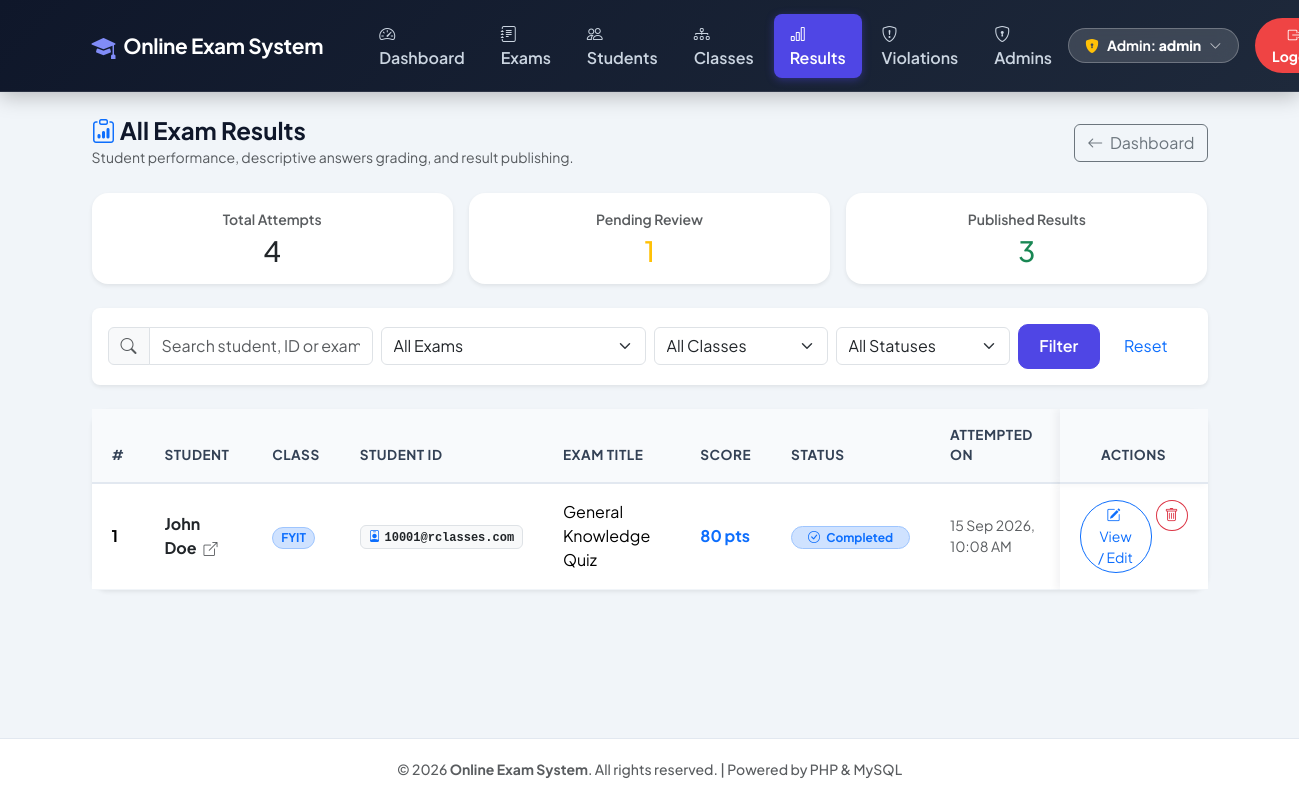
Page /admin/view-results.php?student_id=1 (signed in) on the earlier database version.
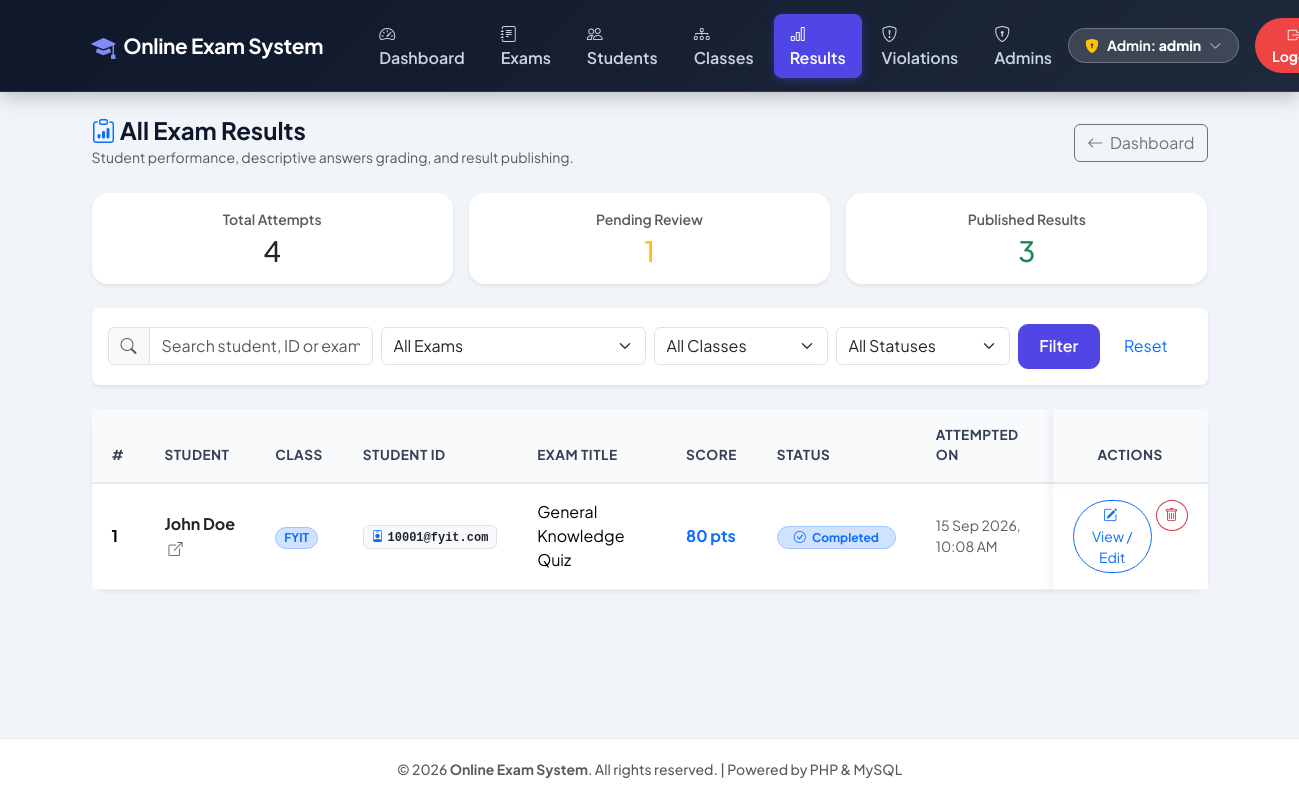
Same page on the later database version.
### tables this page shows
CREATE TABLE IF NOT EXISTS `results` (
    `id`           INT AUTO_INCREMENT PRIMARY KEY,
    `student_id`   INT          NOT NULL,
    `exam_id`      INT          NOT NULL,
    `score`        INT          NOT NULL,
    `status`       VARCHAR(20)  NOT NULL DEFAULT 'published',
    `admin_feedback` TEXT       NULL,
    `attempted_at` DATETIME     NOT NULL DEFAULT CURRENT_TIMESTAMP,
    `evaluated_at` DATETIME     NULL,
    FOREIGN KEY (`student_id`) REFERENCES `students`(`id`) ON DELETE CASCADE,
    FOREIGN KEY (`exam_id`)    REFERENCES `exams`(`id`)    ON DELETE CASCADE
);

CREATE TABLE IF NOT EXISTS `students` (
    `id`       INT AUTO_INCREMENT PRIMARY KEY,
    `name`     VARCHAR(100) NOT NULL,
    `email`    VARCHAR(100) NOT NULL UNIQUE,
    `password` VARCHAR(255) NOT NULL,
    `class_id` INT NULL,
    FOREIGN KEY (`class_id`) REFERENCES `classes`(`id`) ON DELETE SET NULL
);

CREATE TABLE IF NOT EXISTS `classes` (
    `id`          INT AUTO_INCREMENT PRIMARY KEY,
    `name`        VARCHAR(50)  NOT NULL,
    `description` VARCHAR(200) NULL,
    `sort_order`  INT          NOT NULL DEFAULT 0,
    `created_at`  DATETIME     NOT NULL DEFAULT CURRENT_TIMESTAMP,
    UNIQUE KEY `uq_class_name` (`name`)
);

CREATE TABLE IF NOT EXISTS `exams` (
    `id`               INT AUTO_INCREMENT PRIMARY KEY,
    `title`            VARCHAR(150) NOT NULL,
    `duration_minutes` INT          NOT NULL DEFAULT 30,
    `result_mode`      VARCHAR(20)  NOT NULL DEFAULT 'instant',
    `start_at`         DATETIME     NULL,
    `end_at`           DATETIME     NULL
);

### admin/view-results.php (the view, shortened to what the changed rows need)
<?php
include '../includes/header.php';
include '../config/db.php';
$student_filter = (int)($_GET['student_id'] ?? 0);
$where_clauses = [];
$bind_types    = "";
$bind_params   = [];
if ($student_filter > 0) {
    $where_clauses[] = "r.student_id = ?";
    $bind_types .= "i";
    $bind_params[] = $student_filter;
}
$where_sql = !empty($where_clauses) ? "WHERE " . implode(" AND ", $where_clauses) : "";
$sql = "SELECT r.*, s.name AS student_name, s.email, c.name AS class_name,
         e.title AS exam_title,
         (SELECT COUNT(*) FROM questions q WHERE q.exam_id = e.id) AS total_q,
         (SELECT COUNT(*) FROM questions q WHERE q.exam_id = e.id AND q.question_type = 'descriptive') AS desc_q_count
         FROM results r
         JOIN students s ON r.student_id = s.id
         LEFT JOIN classes c ON s.class_id = c.id
         JOIN exams e ON r.exam_id = e.id
         $where_sql
         ORDER BY r.attempted_at DESC";
$stmt_results = mysqli_prepare($conn, $sql);
$results_list = [];
if ($stmt_results) {
    if (!empty($bind_types) && !empty($bind_params)) {
        mysqli_stmt_bind_param($stmt_results, $bind_types, ...$bind_params);
    }
    mysqli_stmt_execute($stmt_results);
    $res = mysqli_stmt_get_result($stmt_results);
    if ($res) {
        while ($row = mysqli_fetch_assoc($res)) {
            $results_list[] = $row;
        }
    }
}
?>
<div class="card shadow-sm border-0 rounded-4 mb-5">
    <div class="card-body p-0">
        <div class="table-responsive" id="resultsTableResponsive">
            <table class="table custom-table table-sticky-actions align-middle mb-0">
                <thead>
                    <tr>
                        <th class="ps-4">#</th>
                        <th>Student</th>
                        <th>Class</th>
                        <th>Student ID</th>
                        <th>Exam Title</th>
                        <th>Score</th>
                        <th>Status</th>
                        <th>Attempted On</th>
                        <th class="text-center pe-4">Actions</th>
                    </tr>
                </thead>
                <tbody>
                    <?php
                    if (!empty($results_list)):
                        $i = 1;
                        foreach ($results_list as $r):
                            $is_pending = (($r['status'] ?? 'published') === 'pending');
                    ?>
                        <tr>
                            <td class="ps-4 fw-bold"><?php echo $i++; ?></td>
                            <td>
                                <a href="student-profile.php?id=<?php echo $r['student_id']; ?>" class="fw-bold text-dark text-decoration-none">
                                    <?php echo htmlspecialchars($r['student_name']); ?>
                                    <i class="bi bi-box-arrow-up-right ms-1 small text-muted"></i>
                                </a>
                            </td>
                            <td>
                                <?php if (!empty($r['class_name'])): ?>
                                    <span class="badge bg-primary-subtle text-primary border border-primary-subtle rounded-pill px-2 py-1 small">
                                        <?php echo htmlspecialchars($r['class_name']); ?>
                                    </span>
                                <?php else: ?>
                                    <span class="text-muted small">—</span>
                                <?php endif; ?>
                            </td>
                            <td><span class="badge bg-light text-dark border font-monospace"><i class="bi bi-person-badge me-1 text-primary"></i><?php echo htmlspecialchars($r['email']); ?></span></td>
                            <td>
                                <?php echo htmlspecialchars($r['exam_title']); ?>
                            </td>
                            <td>
                                <?php if ($is_pending): ?>
                                    <span class="badge bg-warning-subtle text-warning border border-warning-subtle fw-bold">
                                        Draft: <?php echo $r['score']; ?> pts
                                    </span>
                                <?php else: ?>
                                    <span class="fw-bold fs-6 text-primary">
                                        <?php echo $r['score']; ?> pts
                                    </span>
                                <?php endif; ?>
                            </td>
                            <td>
                                <?php if ($is_pending): ?>
                                    <span class="badge bg-warning text-dark border rounded-pill px-3 py-1 fw-bold">
                                        <i class="bi bi-hourglass-split me-1"></i> Pending Review
                                    </span>
                                <?php else: ?>
                                    <span class="badge bg-primary-subtle text-primary border border-primary-subtle rounded-pill px-3 py-1 fw-bold">
                                        <i class="bi bi-check-circle me-1"></i> Completed
                                    </span>
                                <?php endif; ?>
                            </td>
                            <td class="text-muted small"><?php echo date('d M Y, h:i A', strtotime($r['attempted_at'])); ?></td>
                            <td class="text-center pe-4">
                                <div class="btn-group gap-1">
                                    <button type="button"
                                            class="btn btn-sm <?php echo $is_pending ? 'btn-warning text-dark fw-bold' : 'btn-outline-primary'; ?> rounded-pill px-3"
                                            data-bs-toggle="modal"
                                            data-bs-target="#reviewModal<?php echo $r['id']; ?>"
                                            title="Review Submission & Grade">
                                        <i class="bi bi-pencil-square me-1"></i> <?php echo $is_pending ? 'Review & Grade' : 'View / Edit'; ?>
                                    </button>
                                    <form method="POST" action="view-results.php" style="display:inline;" onsubmit="return confirm('Are you sure you want to delete this result record?');">
                                        <button type="submit" class="btn btn-sm btn-outline-danger rounded-circle" title="Delete Result">
                                            <i class="bi bi-trash"></i>
                                        </button>
                                    </form>
                                </div>
                            </td>
                        </tr>
                    <?php
                        endforeach;
                    endif; ?>
                </tbody>
            </table>
        </div>
    </div>
</div>
<?php include '../includes/footer.php'; ?>

Differences in the rows shown:
changed through a linked row, results "John Doe": student.email "10001@rclasses.com" → "10001@fyit.com"
